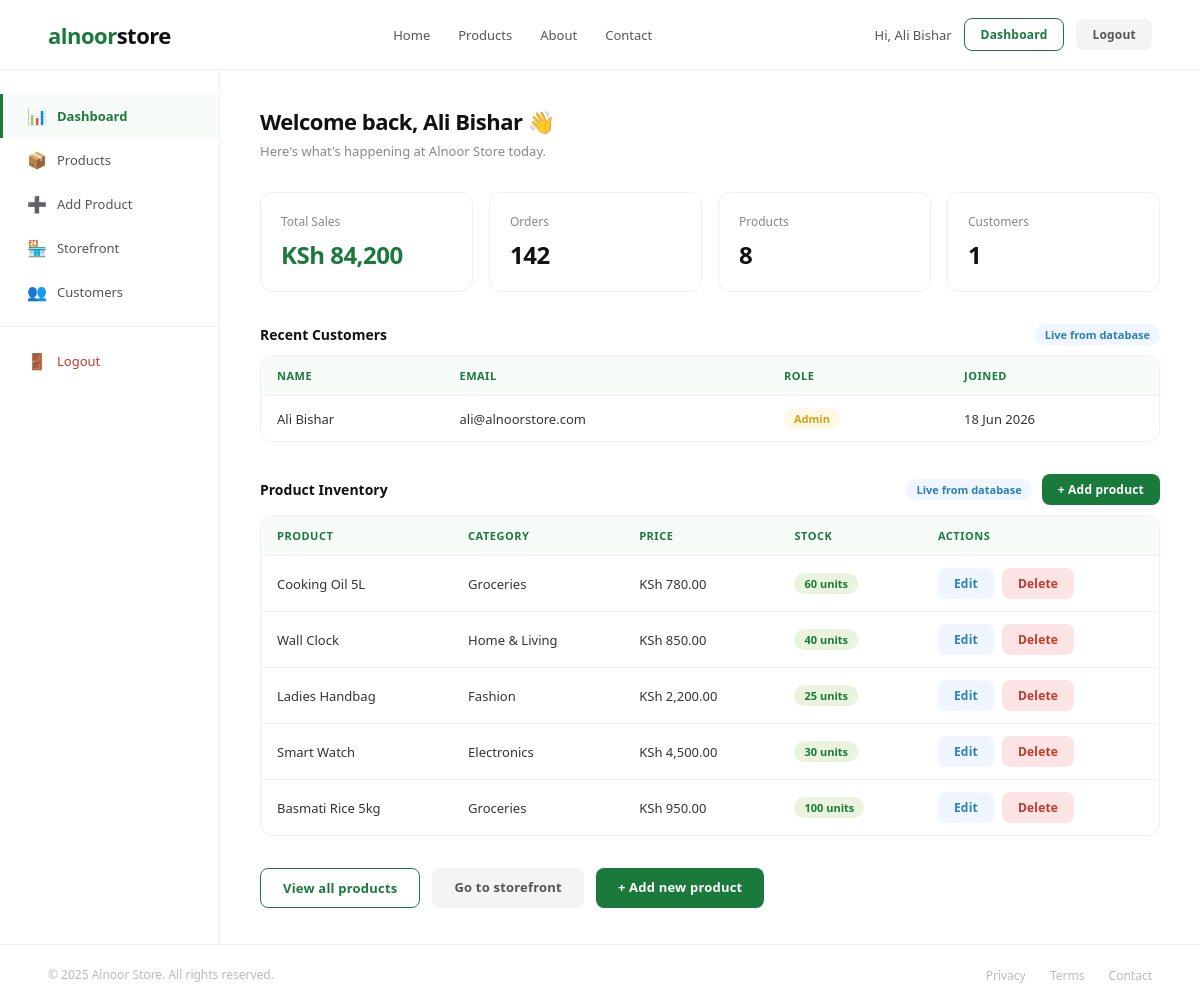
/dashboard.php (signed in), run on the app's committed database.
### tables this page shows
CREATE TABLE IF NOT EXISTS `users` (
    `id`         INT PRIMARY KEY AUTO_INCREMENT,
    `full_name`  VARCHAR(100) NOT NULL,
    `email`      VARCHAR(150) NOT NULL UNIQUE,
    `phone`      VARCHAR(20),
    `password`   VARCHAR(255) NOT NULL,
    `role`       ENUM('admin', 'customer') DEFAULT 'customer',
    `created_at` TIMESTAMP DEFAULT CURRENT_TIMESTAMP
);

CREATE TABLE IF NOT EXISTS `products` (
    `id`          INT PRIMARY KEY AUTO_INCREMENT,
    `name`        VARCHAR(150) NOT NULL,
    `description` TEXT,
    `price`       DECIMAL(10,2) NOT NULL,
    `category`    VARCHAR(100),
    `image`       VARCHAR(255),
    `stock`       INT DEFAULT 0,
    `created_at`  TIMESTAMP DEFAULT CURRENT_TIMESTAMP
);

### dashboard.php (the view, shortened to what this page needs)
<?php
require_once __DIR__ . '/includes/db.php';
$total_users    = mysqli_fetch_assoc(mysqli_query($conn, "SELECT COUNT(*) as count FROM users"))['count'];
$total_products = mysqli_fetch_assoc(mysqli_query($conn, "SELECT COUNT(*) as count FROM products"))['count'];
$recent_users = mysqli_query($conn, "SELECT full_name, email, role, created_at FROM users ORDER BY created_at DESC LIMIT 5");
$products = mysqli_query($conn, "SELECT name, category, price, stock FROM products ORDER BY id DESC LIMIT 5");
?>
<?php require_once __DIR__ . '/includes/header.php'; ?>
<div class="dashboard-body">
    <div class="sidebar">
        <a href="dashboard.php" class="sidebar-item active">
            <span class="icon">📊</span> Dashboard
        </a>
        <a href="products/index.php" class="sidebar-item">
            <span class="icon">📦</span> Products
        </a>
        <?php if($_SESSION['user_role'] === 'admin'): ?>
        <a href="products/add.php" class="sidebar-item">
            <span class="icon">➕</span> Add Product
        </a>
        <?php endif; ?>
        <a href="index.php" class="sidebar-item">
            <span class="icon">🏪</span> Storefront
        </a>
        <a href="register.php" class="sidebar-item">
            <span class="icon">👥</span> Customers
        </a>
        <hr class="sidebar-divider">
        <a href="logout.php" class="sidebar-item" style="color:#c0392b;">
            <span class="icon">🚪</span> Logout
        </a>
    </div>
    <div class="main-content">
        <div class="page-title">
            Welcome back, <?php echo htmlspecialchars($_SESSION['user_name']); ?> 👋
        </div>
        <div class="page-subtitle">
            Here's what's happening at Alnoor Store today.
        </div>
        <div class="stats-grid">
            <div class="stat-card">
                <div class="stat-label">Total Sales</div>
                <div class="stat-value green">KSh 84,200</div>
            </div>
            <div class="stat-card">
                <div class="stat-label">Orders</div>
                <div class="stat-value">142</div>
            </div>
            <a href="products/index.php" style="text-decoration:none;">
                <div class="stat-card" style="cursor:pointer;"
                     onmouseover="this.style.borderColor='#1a7a3c'"
                     onmouseout="this.style.borderColor='#f0f0f0'">
                    <div class="stat-label">Products</div>
                    <div class="stat-value"><?php echo $total_products; ?></div>
                </div>
            </a>
            <div class="stat-card">
                <div class="stat-label">Customers</div>
                <div class="stat-value"><?php echo $total_users; ?></div>
            </div>
        </div>
        <div style="margin-bottom:10px; display:flex; justify-content:space-between; align-items:center;">
            <p style="font-size:14px; font-weight:700; color:#111;">Recent Customers</p>
            <span class="badge badge-info">Live from database</span>
        </div>
        <div class="table-wrapper" style="margin-bottom:32px;">
            <table>
                <thead>
                    <tr>
                        <th>Name</th>
                        <th>Email</th>
                        <th>Role</th>
                        <th>Joined</th>
                    </tr>
                </thead>
                <tbody>
                    <?php if(mysqli_num_rows($recent_users) > 0): ?>
                        <?php while($user = mysqli_fetch_assoc($recent_users)): ?>
                            <tr>
                                <td><?php echo htmlspecialchars($user['full_name']); ?></td>
                                <td><?php echo htmlspecialchars($user['email']); ?></td>
                                <td>
                                    <span class="badge <?php echo $user['role'] === 'admin' ? 'badge-warning' : 'badge-success'; ?>">
                                        <?php echo ucfirst($user['role']); ?>
                                    </span>
                                </td>
                                <td><?php echo date('d M Y', strtotime($user['created_at'])); ?></td>
                            </tr>
                        <?php endwhile; ?>
                    <?php else: ?>
                        <tr>
                            <td colspan="4" style="text-align:center; color:#888;">No customers found.</td>
                        </tr>
                    <?php endif; ?>
                </tbody>
            </table>
        </div>
        <div style="margin-bottom:10px; display:flex; justify-content:space-between; align-items:center;">
            <p style="font-size:14px; font-weight:700; color:#111;">Product Inventory</p>
            <div style="display:flex; gap:10px; align-items:center;">
                <span class="badge badge-info">Live from database</span>
                <?php if($_SESSION['user_role'] === 'admin'): ?>
                    <a href="products/add.php" class="btn btn-primary btn-sm">+ Add product</a>
                <?php endif; ?>
            </div>
        </div>
        <div class="table-wrapper">
            <table>
                <thead>
                    <tr>
                        <th>Product</th>
                        <th>Category</th>
                        <th>Price</th>
                        <th>Stock</th>
                        <?php if($_SESSION['user_role'] === 'admin'): ?>
                            <th>Actions</th>
                        <?php endif; ?>
                    </tr>
                </thead>
                <tbody>
                    <?php if(mysqli_num_rows($products) > 0): ?>
                        <?php
                        $products_with_id = mysqli_query($conn, "SELECT * FROM products ORDER BY id DESC LIMIT 5");
                        while($product = mysqli_fetch_assoc($products_with_id)):
                        ?>
                            <tr>
                                <td><?php echo htmlspecialchars($product['name']); ?></td>
                                <td><?php echo htmlspecialchars($product['category']); ?></td>
                                <td>KSh <?php echo number_format($product['price'], 2); ?></td>
                                <td>
                                    <span class="badge <?php echo $product['stock'] > 10 ? 'badge-success' : 'badge-danger'; ?>">
                                        <?php echo $product['stock']; ?> units
                                    </span>
                                </td>
                                <?php if($_SESSION['user_role'] === 'admin'): ?>
                                    <td style="display:flex; gap:8px;">
                                        <a href="products/edit.php?id=<?php echo $product['id']; ?>"
                                           class="btn btn-sm"
                                           style="background:#f0f6ff; color:#2980b9; text-decoration:none;">Edit</a>
                                        <a href="products/delete.php?id=<?php echo $product['id']; ?>"
                                           class="btn btn-sm btn-danger"
                                           style="text-decoration:none;"
                                           onclick="return confirm('Delete this product?')">Delete</a>
                                    </td>
                                <?php endif; ?>
                            </tr>
                        <?php endwhile; ?>
                    <?php else: ?>
                        <tr>
                            <td colspan="5" style="text-align:center; color:#888;">No products found.</td>
                        </tr>
                    <?php endif; ?>
                </tbody>
            </table>
        </div>
        <div style="margin-top:32px; display:flex; gap:12px; flex-wrap:wrap;">
            <a href="products/index.php" class="btn btn-outline">View all products</a>
            <a href="index.php" class="btn btn-gray">Go to storefront</a>
            <?php if($_SESSION['user_role'] === 'admin'): ?>
                <a href="products/add.php" class="btn btn-primary">+ Add new product</a>
            <?php endif; ?>
        </div>
    </div>
</div>
<footer>
    <p>© 2025 Alnoor Store. All rights reserved.</p>
    <nav>
        <a href="#">Privacy</a>
        <a href="#">Terms</a>
        <a href="#">Contact</a>
    </nav>
</footer>
</body>
</html>

### css/style.css (style rules this page uses)
* { margin: 0; padding: 0; box-sizing: border-box; }
body { font-family: 'Segoe UI', sans-serif; background: #ffffff; color: #111; min-height: 100vh; display: flex; flex-direction: column; }
.btn { display: inline-block; padding: 10px 22px; border-radius: 8px; font-size: 13px; font-weight: 600; text-decoration: none; cursor: pointer; border: none; transition: all 0.2s; letter-spacing: 0.2px; }
.btn-primary { background: #1a7a3c; color: #fff; }
.btn-outline { background: transparent; color: #1a7a3c; border: 1.5px solid #1a7a3c; }
.btn-gray { background: #f4f4f4; color: #555; }
.btn-danger { background: #fce4e4; color: #c0392b; }
.btn-sm { padding: 7px 16px; font-size: 12px; }
.dashboard-body { flex: 1; display: flex; }
.sidebar { width: 220px; border-right: 1px solid #f0f0f0; padding: 24px 0; flex-shrink: 0; display: flex; flex-direction: column; }
.sidebar-item { display: flex; align-items: center; gap: 10px; padding: 11px 24px; font-size: 13px; color: #555; text-decoration: none; transition: all 0.2s; border-left: 3px solid transparent; }
.sidebar-item.active { background: #f7fcf9; color: #1a7a3c; font-weight: 600; border-left-color: #1a7a3c; }
.sidebar-item .icon { font-size: 16px; }
.sidebar-divider { border: none; border-top: 1px solid #f0f0f0; margin: 12px 0; }
.main-content { flex: 1; padding: 36px 40px; overflow-y: auto; }
.page-title { font-size: 22px; font-weight: 700; color: #111; letter-spacing: -0.5px; margin-bottom: 6px; }
.page-subtitle { font-size: 13px; color: #888; margin-bottom: 32px; }
.stats-grid { display: grid; grid-template-columns: repeat(4, 1fr); gap: 16px; margin-bottom: 32px; }
.stat-card { background: #fff; border: 1.5px solid #f0f0f0; border-radius: 12px; padding: 20px; }
.stat-card .stat-label { font-size: 12px; color: #888; margin-bottom: 8px; }
.stat-card .stat-value { font-size: 24px; font-weight: 700; color: #111; letter-spacing: -0.5px; }
.stat-card .stat-value.green { color: #1a7a3c; }
.table-wrapper { border: 1.5px solid #f0f0f0; border-radius: 12px; overflow: hidden; margin-bottom: 24px; }
table { width: 100%; border-collapse: collapse; font-size: 13px; }
thead { background: #f7fcf9; }
thead th { padding: 12px 16px; text-align: left; font-size: 11px; font-weight: 700; color: #1a7a3c; text-transform: uppercase; letter-spacing: 0.5px; }
tbody tr { border-top: 1px solid #f0f0f0; transition: background 0.15s; }
tbody td { padding: 12px 16px; color: #333; }
.badge { display: inline-block; padding: 3px 10px; border-radius: 20px; font-size: 11px; font-weight: 600; }
.badge-success { background: #eaf3de; color: #1a7a3c; }
.badge-warning { background: #fef9e7; color: #d4a017; }
.badge-info { background: #f0f6ff; color: #2980b9; }
footer { padding: 18px 48px; border-top: 1px solid #f0f0f0; display: flex; justify-content: space-between; align-items: center; }
footer p { font-size: 12px; color: #bbb; }
footer nav a { font-size: 12px; color: #bbb; text-decoration: none; margin-left: 20px; }

### data on the page
users: full_name "Ali Bishar", email "ali@alnoorstore.com", role "Admin", created_at "18 Jun 2026"
products: name "Cooking Oil 5L", category "Groceries", price "780.00", stock "60"
products: name "Wall Clock", category "Home & Living", price "850.00", stock "40"
products: name "Ladies Handbag", category "Fashion", price "2,200.00", stock "25"
products: name "Smart Watch", category "Electronics", price "4,500.00", stock "30"
products: name "Basmati Rice 5kg", category "Groceries", price "950.00", stock "100"

### other printed values
$_SESSION['user_name'] "Ali Bishar"
$total_products "8"
$total_users "1"
